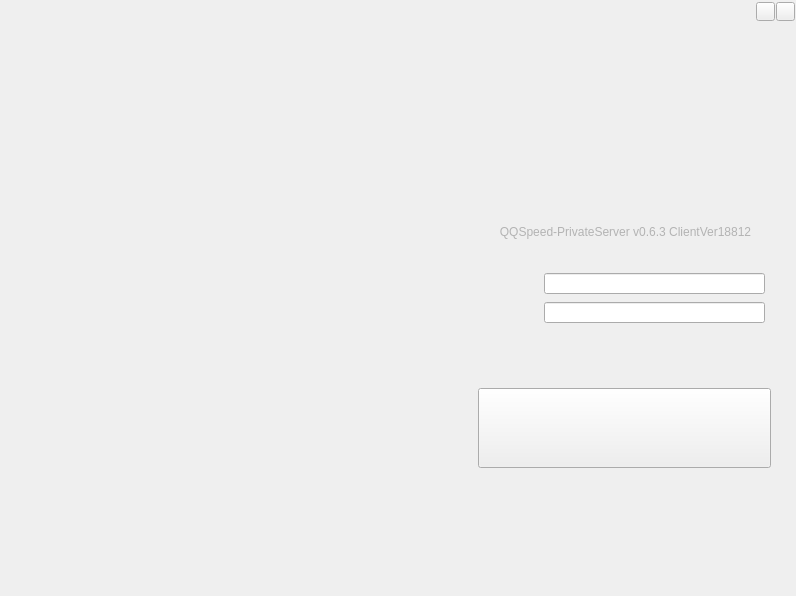
<?xml version="1.0" encoding="UTF-8"?>
<ui version="4.0">
 <class>MainWindow</class>
 <widget class="QMainWindow" name="MainWindow">
  <property name="enabled">
   <bool>true</bool>
  </property>
  <property name="geometry">
   <rect>
    <x>0</x>
    <y>0</y>
    <width>796</width>
    <height>596</height>
   </rect>
  </property>
  <property name="windowTitle">
   <string>MainWindow</string>
  </property>
  <widget class="QWidget" name="centralwidget">
   <property name="enabled">
    <bool>true</bool>
   </property>
   <widget class="QWidget" name="layoutWidget">
    <property name="geometry">
     <rect>
      <x>0</x>
      <y>0</y>
      <width>801</width>
      <height>601</height>
     </rect>
    </property>
    <layout class="QVBoxLayout" name="verticalLayout">
     <property name="rightMargin">
      <number>0</number>
     </property>
     <property name="bottomMargin">
      <number>0</number>
     </property>
    </layout>
   </widget>
   <widget class="QLabel" name="label_user">
    <property name="geometry">
     <rect>
      <x>484</x>
      <y>275</y>
      <width>53</width>
      <height>16</height>
     </rect>
    </property>
    <property name="text">
     <string/>
    </property>
    <property name="pixmap">
     <pixmap resource="res/res.qrc">:/label_pic/text_account.bmp</pixmap>
    </property>
   </widget>
   <widget class="QLabel" name="label_pass">
    <property name="geometry">
     <rect>
      <x>484</x>
      <y>304</y>
      <width>53</width>
      <height>16</height>
     </rect>
    </property>
    <property name="text">
     <string/>
    </property>
    <property name="pixmap">
     <pixmap resource="res/res.qrc">:/label_pic/text_password.bmp</pixmap>
    </property>
   </widget>
   <widget class="QLabel" name="label_pass_2">
    <property name="geometry">
     <rect>
      <x>460</x>
      <y>219</y>
      <width>325</width>
      <height>338</height>
     </rect>
    </property>
    <property name="text">
     <string/>
    </property>
    <property name="pixmap">
     <pixmap resource="res/res.qrc">:/label_pic/buttonsBackground.bmp</pixmap>
    </property>
   </widget>
   <widget class="QLabel" name="label_pass_3">
    <property name="geometry">
     <rect>
      <x>460</x>
      <y>42</y>
      <width>325</width>
      <height>177</height>
     </rect>
    </property>
    <property name="text">
     <string/>
    </property>
    <property name="pixmap">
     <pixmap resource="res/res.qrc">:/label_pic/web/video_bg/ad_bg.png</pixmap>
    </property>
   </widget>
   <widget class="QLabel" name="label">
    <property name="geometry">
     <rect>
      <x>869</x>
      <y>199</y>
      <width>53</width>
      <height>16</height>
     </rect>
    </property>
    <property name="text">
     <string>TextLabel</string>
    </property>
   </widget>
   <widget class="QLabel" name="label_user_2">
    <property name="geometry">
     <rect>
      <x>482</x>
      <y>247</y>
      <width>13</width>
      <height>16</height>
     </rect>
    </property>
    <property name="text">
     <string/>
    </property>
    <property name="pixmap">
     <pixmap resource="res/res.qrc">:/server/radio_on.bmp</pixmap>
    </property>
   </widget>
   <widget class="QLabel" name="label_user_3">
    <property name="geometry">
     <rect>
      <x>496</x>
      <y>247</y>
      <width>41</width>
      <height>16</height>
     </rect>
    </property>
    <property name="text">
     <string/>
    </property>
    <property name="pixmap">
     <pixmap resource="res/res.qrc">:/server/telecom.bmp</pixmap>
    </property>
   </widget>
   <widget class="QLabel" name="label_user_4">
    <property name="geometry">
     <rect>
      <x>533</x>
      <y>247</y>
      <width>13</width>
      <height>16</height>
     </rect>
    </property>
    <property name="text">
     <string/>
    </property>
    <property name="pixmap">
     <pixmap resource="res/res.qrc">:/server/GreenLight.bmp</pixmap>
    </property>
   </widget>
   <widget class="QLabel" name="label_user_5">
    <property name="geometry">
     <rect>
      <x>596</x>
      <y>247</y>
      <width>13</width>
      <height>16</height>
     </rect>
    </property>
    <property name="text">
     <string/>
    </property>
    <property name="pixmap">
     <pixmap resource="res/res.qrc">:/server/radio_off.bmp</pixmap>
    </property>
   </widget>
   <widget class="QLabel" name="label_user_6">
    <property name="geometry">
     <rect>
      <x>610</x>
      <y>247</y>
      <width>41</width>
      <height>16</height>
     </rect>
    </property>
    <property name="text">
     <string/>
    </property>
    <property name="pixmap">
     <pixmap resource="res/res.qrc">:/server/netcom.bmp</pixmap>
    </property>
   </widget>
   <widget class="QLabel" name="label_user_7">
    <property name="geometry">
     <rect>
      <x>647</x>
      <y>247</y>
      <width>13</width>
      <height>16</height>
     </rect>
    </property>
    <property name="text">
     <string/>
    </property>
    <property name="pixmap">
     <pixmap resource="res/res.qrc">:/server/GreenLight.bmp</pixmap>
    </property>
   </widget>
   <widget class="QLabel" name="label_user_8">
    <property name="geometry">
     <rect>
      <x>703</x>
      <y>247</y>
      <width>13</width>
      <height>16</height>
     </rect>
    </property>
    <property name="text">
     <string/>
    </property>
    <property name="pixmap">
     <pixmap resource="res/res.qrc">:/server/radio_off.bmp</pixmap>
    </property>
   </widget>
   <widget class="QLabel" name="label_user_9">
    <property name="geometry">
     <rect>
      <x>760</x>
      <y>247</y>
      <width>13</width>
      <height>16</height>
     </rect>
    </property>
    <property name="text">
     <string/>
    </property>
    <property name="pixmap">
     <pixmap resource="res/res.qrc">:/server/GreenLight.bmp</pixmap>
    </property>
   </widget>
   <widget class="QLabel" name="label_user_10">
    <property name="geometry">
     <rect>
      <x>718</x>
      <y>247</y>
      <width>41</width>
      <height>16</height>
     </rect>
    </property>
    <property name="text">
     <string/>
    </property>
    <property name="pixmap">
     <pixmap resource="res/res.qrc">:/server/telecom2.bmp</pixmap>
    </property>
   </widget>
   <widget class="QLabel" name="label_user_11">
    <property name="geometry">
     <rect>
      <x>470</x>
      <y>222</y>
      <width>311</width>
      <height>20</height>
     </rect>
    </property>
    <property name="layoutDirection">
     <enum>Qt::LeftToRight</enum>
    </property>
    <property name="styleSheet">
     <string notr="true">color: rgb(179, 179, 179);</string>
    </property>
    <property name="text">
     <string>QQSpeed-PrivateServer v0.6.3 ClientVer18812</string>
    </property>
    <property name="alignment">
     <set>Qt::AlignCenter</set>
    </property>
   </widget>
   <widget class="QPushButton" name="pButtonLogin">
    <property name="geometry">
     <rect>
      <x>478</x>
      <y>388</y>
      <width>293</width>
      <height>80</height>
     </rect>
    </property>
    <property name="styleSheet">
     <string notr="true">QPushButton#pButtonLogin
{
	border-image: url(:/button/login_normal.bmp);
}
QPushButton#pButtonLogin:hover
{
	border-image: url(:/button/login_hover.bmp);
}
QPushButton#pButtonLogin:pressed
{
	border-image: url(:/button/login_down.bmp);
}</string>
    </property>
    <property name="text">
     <string/>
    </property>
   </widget>
   <widget class="QPushButton" name="pButtonMin">
    <property name="geometry">
     <rect>
      <x>756</x>
      <y>2</y>
      <width>19</width>
      <height>19</height>
     </rect>
    </property>
    <property name="styleSheet">
     <string notr="true">QPushButton#pButtonMin
{
	border-image: url(:/button/min_normal.bmp);
}
QPushButton#pButtonMin:hover
{
	border-image: url(:/button/min_hover.bmp);
}
QPushButton#pButtonMin:pressed
{
	border-image: url(:/button/min_down.bmp);
}</string>
    </property>
    <property name="text">
     <string/>
    </property>
   </widget>
   <widget class="QPushButton" name="pButtonClose">
    <property name="geometry">
     <rect>
      <x>776</x>
      <y>2</y>
      <width>19</width>
      <height>19</height>
     </rect>
    </property>
    <property name="styleSheet">
     <string notr="true">QPushButton#pButtonClose
{
	border-image: url(:/button/close_normal.bmp);
}
QPushButton#pButtonClose:hover
{
	border-image: url(:/button/close_hover.bmp);
}
QPushButton#pButtonClose:pressed
{
	border-image: url(:/button/close_down.bmp);
}</string>
    </property>
    <property name="text">
     <string/>
    </property>
   </widget>
   <widget class="QLabel" name="label_2">
    <property name="geometry">
     <rect>
      <x>0</x>
      <y>42</y>
      <width>461</width>
      <height>551</height>
     </rect>
    </property>
    <property name="text">
     <string/>
    </property>
   </widget>
   <widget class="QLabel" name="label_3">
    <property name="geometry">
     <rect>
      <x>460</x>
      <y>554</y>
      <width>341</width>
      <height>51</height>
     </rect>
    </property>
    <property name="text">
     <string/>
    </property>
   </widget>
   <widget class="QLabel" name="label_4">
    <property name="geometry">
     <rect>
      <x>-10</x>
      <y>-20</y>
      <width>121</width>
      <height>61</height>
     </rect>
    </property>
    <property name="text">
     <string/>
    </property>
   </widget>
   <widget class="QLineEdit" name="lineEdit_user">
    <property name="geometry">
     <rect>
      <x>544</x>
      <y>273</y>
      <width>221</width>
      <height>21</height>
     </rect>
    </property>
   </widget>
   <widget class="QLineEdit" name="lineEdit_pass">
    <property name="geometry">
     <rect>
      <x>544</x>
      <y>302</y>
      <width>221</width>
      <height>21</height>
     </rect>
    </property>
    <property name="echoMode">
     <enum>QLineEdit::PasswordEchoOnEdit</enum>
    </property>
   </widget>
   <zorder>layoutWidget</zorder>
   <zorder>label_pass_2</zorder>
   <zorder>label_pass_3</zorder>
   <zorder>label</zorder>
   <zorder>label_user_2</zorder>
   <zorder>label_user_3</zorder>
   <zorder>label_user_4</zorder>
   <zorder>label_user_5</zorder>
   <zorder>label_user_6</zorder>
   <zorder>label_user_7</zorder>
   <zorder>label_user_8</zorder>
   <zorder>label_user_9</zorder>
   <zorder>label_user_10</zorder>
   <zorder>label_user_11</zorder>
   <zorder>pButtonLogin</zorder>
   <zorder>pButtonMin</zorder>
   <zorder>pButtonClose</zorder>
   <zorder>label_2</zorder>
   <zorder>label_3</zorder>
   <zorder>label_4</zorder>
   <zorder>label_pass</zorder>
   <zorder>label_user</zorder>
   <zorder>lineEdit_user</zorder>
   <zorder>lineEdit_pass</zorder>
  </widget>
 </widget>
 <tabstops>
  <tabstop>pButtonLogin</tabstop>
  <tabstop>pButtonMin</tabstop>
  <tabstop>pButtonClose</tabstop>
 </tabstops>
 <resources>
  <include location="res/res.qrc"/>
 </resources>
 <connections/>
</ui>
